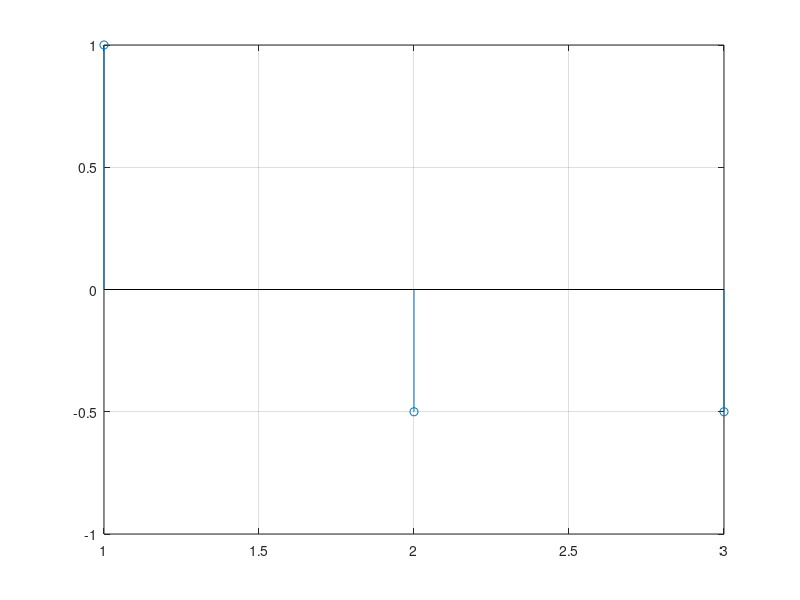
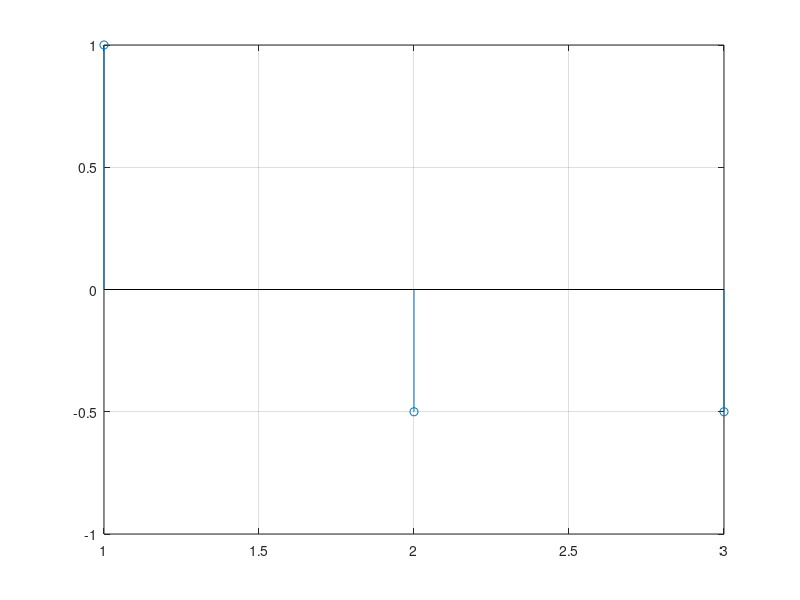

Write the MATLAB code that produced these figures, in order.
 clc
 clear all
 close all
%function x_wfta = wfta_3pt(x)
%x = input('Enter the 3 input sequence: ');

x = [0 1 0];
% x = [ 1.0000 + 0.0000i  -0.5000 - 0.8660i  -0.5000 + 0.8660i];      % Cosine
%x = [0.0000 + 1.0000i   0.8660 - 0.5000i  -0.8660 - 0.5000i];       % Sine
 n = 1:1:3;

s = zeros(1,6);
m = zeros(1,3);
X = zeros(1,3);
u = ((pi)/3);

s(1) = x(2) + x(3);
s(2) = x(2) - x(3);
s(3) = s(1) + x(1);

m(1) = 1*s(3);
m(2) = (-cos(u) - 1)*s(1);
m(3) = (-j*sin(u))*s(2);

s(4) = m(1) + m(2);
s(5) = s(4) + m(3);
s(6) = s(4) - m(3);

X(1) = m(1);
X(2) = s(5);
X(3) = s(6);

%disp(X);

% x_wfta = transpose(X');
x_wfta = X;



% stem(x_wfta);

%end


 Xk = X;
 disp(Xk);
 figure(1);
 stem(n,(Xk));
 grid on;
 
 Xf = fft(x);
 figure(2);
 stem(n,(Xf));
 grid on;




